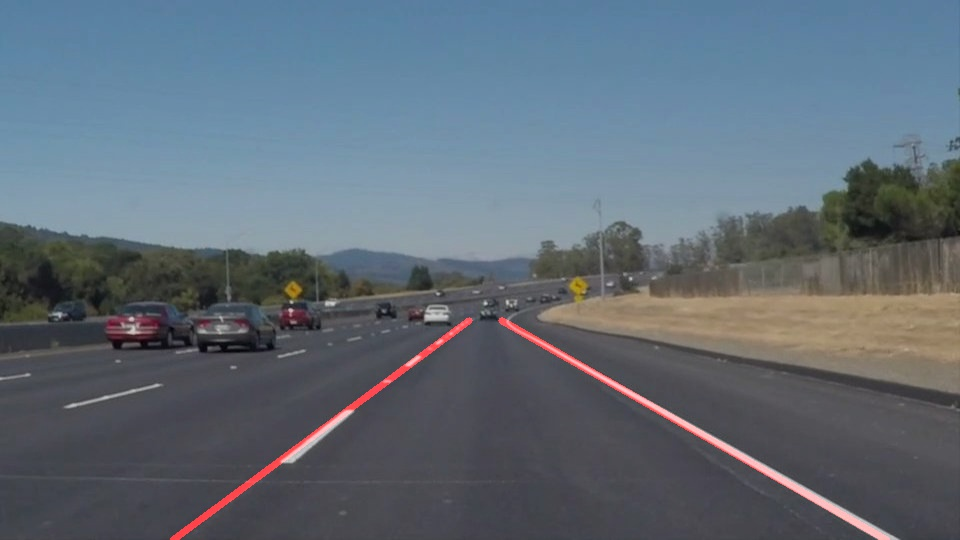
#> input picture test_images/lane_solidWhiteCurve.jpg, 960 x 540 px; its folder holds only this picture in this run
$ jupyter execute --allow-errors P1.ipynb   (shell and % lines are left out)
#> lines starting #> are read from the running program, lines starting #| are printed output that depends on the picture; after the words box and inside, x2 and y2 are one past the last pixel; in counts of white or black regions, pixels touching at a corner belong together
# **Finding Lane Lines on the Road**
***
In this project, you will use the tools you learned about in the lesson to identify lane lines on the road.  You can develop your pipeline on a series of individual images, and later apply the result to a video stream (really just a series of images). Check out the video clip "raw-lines-example.mp4" (also contained in this repository) to see what the output should look like after using the helper functions below.

Once you have a result that looks roughly like "raw-lines-example.mp4", you'll need to get creative and try to average and/or extrapolate the line segments you've detected to map out the full extent of the lane lines.  You can see an example of the result you're going for in the video "P1_example.mp4".  Ultimately, you would like to draw just one line for the left side of the lane, and one for the right.

---
Let's have a look at our first image called 'test_images/solidWhiteRight.jpg'.  Run the 2 cells below (hit Shift-Enter or the "play" button above) to display the image.

**Note** If, at any point, you encounter frozen display windows or other confounding issues, you can always start again with a clean slate by going to the "Kernel" menu above and selecting "Restart & Clear Output".

---

**The tools you have are color selection, region of interest selection, grayscaling, Gaussian smoothing, Canny Edge Detection and Hough Tranform line detection.  You  are also free to explore and try other techniques that were not presented in the lesson.  Your goal is piece together a pipeline to detect the line segments in the image, then average/extrapolate them and draw them onto the image for display (as below).  Once you have a working pipeline, try it out on the video stream below.**

---

<figure>

 <figcaption>
 <p></p>
 <p style="text-align: center;"> Your output should look something like this (above) after detecting line segments using the helper functions below </p>
 </figcaption>
</figure>
 <p></p>
<figure>

 <figcaption>
 <p></p>
 <p style="text-align: center;"> Your goal is to connect/average/extrapolate line segments to get output like this</p>
 </figcaption>
</figure>

[cell 1]
#importing some useful packages
import matplotlib.pyplot as plt
import matplotlib.image as mpimg
import numpy as np
import cv2

#> (a cell that did not finish here is left out)

**Some OpenCV functions (beyond those introduced in the lesson) that might be useful for this project are:**

`cv2.inRange()` for color selection
`cv2.fillPoly()` for regions selection
`cv2.line()` to draw lines on an image given endpoints
`cv2.addWeighted()` to coadd / overlay two images
`cv2.cvtColor()` to grayscale or change color
`cv2.imwrite()` to output images to file
`cv2.bitwise_and()` to apply a mask to an image

**Check out the OpenCV documentation to learn about these and discover even more awesome functionality!**

Below are some helper functions to help get you started. They should look familiar from the lesson!

[cell 3]
import math

def grayscale(img):
    """Applies the Grayscale transform
    This will return an image with only one color channel
    but NOTE: to see the returned image as grayscale
    (assuming your grayscaled image is called 'gray')
    you should call plt.imshow(gray, cmap='gray')"""
    return cv2.cvtColor(img, cv2.COLOR_RGB2GRAY)
    # Or use BGR2GRAY if you read an image with cv2.imread()
    # return cv2.cvtColor(img, cv2.COLOR_BGR2GRAY)

def canny(img, low_threshold, high_threshold):
    """Applies the Canny transform"""
    return cv2.Canny(img, low_threshold, high_threshold)

def gaussian_blur(img, kernel_size):
    """Applies a Gaussian Noise kernel"""
    return cv2.GaussianBlur(img, (kernel_size, kernel_size), 0)

def region_of_interest(img, vertices):
    """
    Applies an image mask.

    Only keeps the region of the image defined by the polygon
    formed from `vertices`. The rest of the image is set to black.
    """
    #defining a blank mask to start with
    mask = np.zeros_like(img)

    #defining a 3 channel or 1 channel color to fill the mask with depending on the input image
    if len(img.shape) > 2:
        channel_count = img.shape[2]  # i.e. 3 or 4 depending on your image
        ignore_mask_color = (255,) * channel_count
    else:
        ignore_mask_color = 255

    #filling pixels inside the polygon defined by "vertices" with the fill color
    cv2.fillPoly(mask, vertices, ignore_mask_color)

    #returning the image only where mask pixels are nonzero
    masked_image = cv2.bitwise_and(img, mask)
    return masked_image


def draw_lines(img, lines, color=[255, 0, 0], thickness=5):
    """
    NOTE: this is the function you might want to use as a starting point once you want to
    average/extrapolate the line segments you detect to map out the full
    extent of the lane (going from the result shown in raw-lines-example.mp4
    to that shown in P1_example.mp4).

    Think about things like separating line segments by their
    slope ((y2-y1)/(x2-x1)) to decide which segments are part of the left
    line vs. the right line.  Then, you can average the position of each of
    the lines and extrapolate to the top and bottom of the lane.

    This function draws `lines` with `color` and `thickness`.
    Lines are drawn on the image inplace (mutates the image).
    If you want to make the lines semi-transparent, think about combining
    this function with the weighted_img() function below
    """
    left_point = []
    right_point = []
    for line in lines:
        for x1,y1,x2,y2 in line:
            slope = (y2-y1) / (x2-x1)
            if -0.2 > slope > -0.8:
                left_point.append((x1,y1))
                left_point.append((x2,y2))
            elif 0.2 < slope < 0.8:
                right_point.append((x1,y1))
                right_point.append((x2,y2))

    draw_fit_line(left_point, img, color, thickness)
    draw_fit_line(right_point, img, color, thickness)


def draw_fit_line(points, img, color, thickness):
    [vx,vy,x,y] = cv2.fitLine(np.array(points),cv2.DIST_L2,0,0.01,0.01)

    x_up = x - (y-320) / vy * vx
    x_bottom = x - (y - img.shape[0]) / vy * vx

    cv2.line(img, (x_up, 320), (x_bottom, img.shape[0]), color, thickness)

def hough_lines(img, rho, theta, threshold, min_line_len, max_line_gap):
    """
    `img` should be the output of a Canny transform.

    Returns an image with hough lines drawn.
    """
    lines = cv2.HoughLinesP(img, rho, theta, threshold, np.array([]), minLineLength=min_line_len, maxLineGap=max_line_gap)
    line_img = np.zeros((img.shape[0], img.shape[1], 3), dtype=np.uint8)
    draw_lines(line_img, lines)
    return line_img

# Python 3 has support for cool math symbols.

# [13 lines left out: function weighted_img, not called in this run]

## Test on Images

Now you should build your pipeline to work on the images in the directory "test_images"
**You should make sure your pipeline works well on these images before you try the videos.**

[cell 4]
import os
os.listdir("test_images/")

run your solution on all test_images and make copies into the test_images directory).

[cell 5]
# TODO: Build your pipeline that will draw lane lines on the test_images
# then save them to the test_images directory.
def find_lane(image_name):
#> called with image_name = 'lane_solidWhiteCurve.jpg'
    image = mpimg.imread('test_images/' + image_name)
#> image is the input picture: shape (540, 960, 3); mean R, G, B 96.3, 107.6, 118.4

    gray = grayscale(image)
#> in grayscale, `return cv2.cvtColor(img, cv2.COLOR_RGB2GRAY)`:
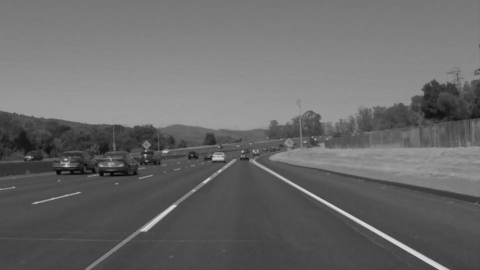
#> returned value: shape (540, 960) (shown at 1/2 size); min 3, max 220, mean 105.4

    # Define a kernel size and apply Gaussian smoothing
    kernel_size = 5
    blur_gray = gaussian_blur(gray,kernel_size)

    # Define our parameters for Canny and apply
    low_threshold = 50
    high_threshold = 150
    edges = canny(blur_gray, low_threshold, high_threshold)
#> in canny, `return cv2.Canny(img, low_threshold, high_threshold)`:
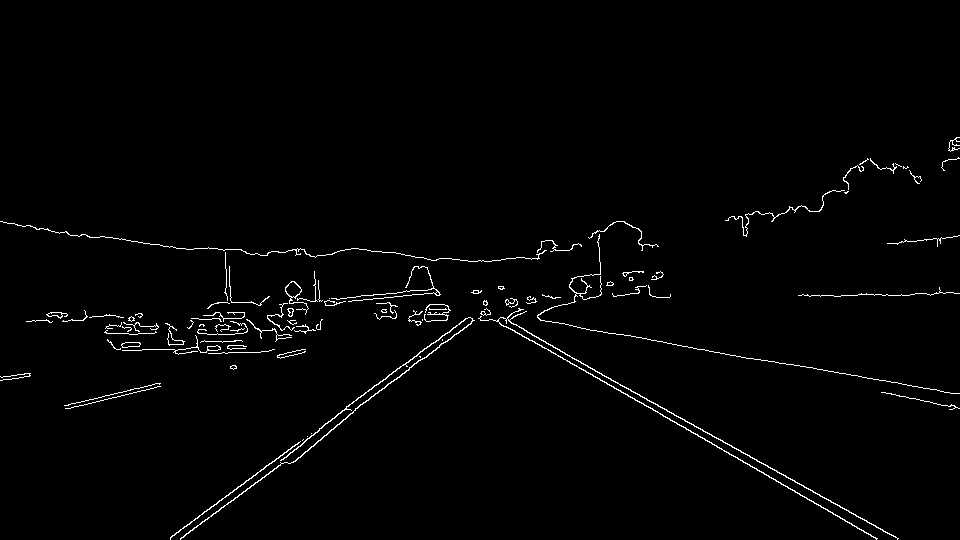
#> returned value: shape (540, 960); 1.5% white in thin lines or dots, all inside (x1, y1, x2, y2) = (0, 137, 960, 540)

    # This time we are defining a four sided polygon to mask
    imshape = image.shape
    vertices = np.array([[(100,imshape[0]),(450, 325), (490, 320), (imshape[1],imshape[0])]], dtype=np.int32)
    masked_edges = region_of_interest(edges, vertices)
#> in region_of_interest, `cv2.fillPoly(mask, vertices, ignore_mask_color)`:
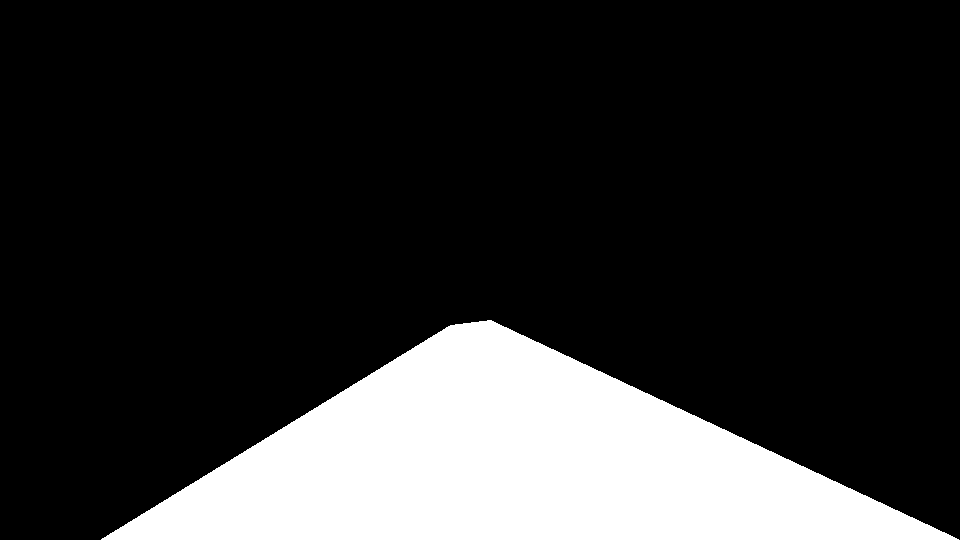
#> mask: shape (540, 960); 18.9% white; 1 white region, box (x1, y1, x2, y2) and area: (101, 320, 959, 540) 98106
#> in region_of_interest, `masked_image = cv2.bitwise_and(img, mask)`:
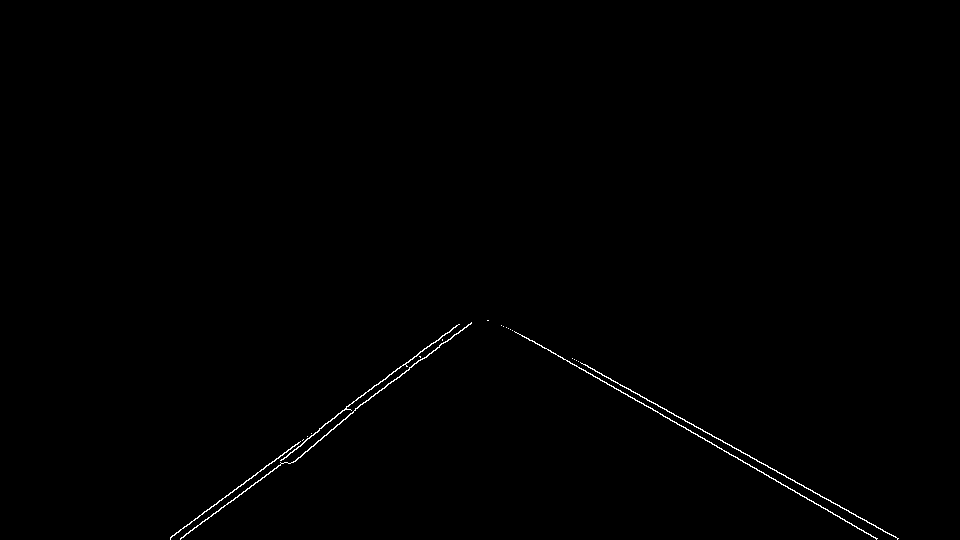
#> masked_image: shape (540, 960); 0.41% white in thin lines or dots, all inside (x1, y1, x2, y2) = (170, 320, 899, 540)

    # Define the Hough transform parameters
    rho = 2 # distance resolution in pixels of the Hough grid
    theta = np.pi/180 # angular resolution in radians of the Hough grid
    threshold = 50     # minimum number of votes (intersections in Hough grid cell)
    min_line_length = 5 #minimum number of pixels making up a line
    max_line_gap = 200    # maximum gap in pixels between connectable line segments
    line_image = hough_lines(masked_edges, rho, theta, threshold, min_line_length, max_line_gap)
#> in hough_lines, `lines = cv2.HoughLinesP(img, rho, theta, threshold, np.array([]), minL..`: lines = 14 rows, first 6: [534, 341, 876, 538], [578, 361, 898, 538], [204, 511, 408, 362], [207, 519, 456, 325], [207, 509, 470, 324], [293, 462, 455, 326]
#> the loop in draw_lines, `for line in lines:` made 14 passes
#> after the loop in draw_lines, `for line in lines:`: left_point = [(204, 511), (408, 362), (207, 519), (456, 325), (207, 509), (470, 324), (170, 537), (408, 370), (280, 465), (471, 322), (180, 538), (400, 366), (183, 537), (442, 335), (191, 521), (503, 326)]; right_point = [(534, 341), (876, 538), (578, 361), (898, 538), (532, 340), (600, 380), (572, 358), (897, 538)]
#> in draw_fit_line, `[vx,vy,x,y] = cv2.fitLine(np.array(points),cv2.DIST_L2,0,0.01,0.01)`: vx = [0.812]; vy = [-0.584]; x = [323.8]; y = [429.2]
#> in draw_fit_line, `x_up = x - (y-320) / vy * vx`: x_up = [475.5]
#> in draw_fit_line, `x_bottom = x - (y - img.shape[0]) / vy * vx`: x_bottom = [169.8]

    lines_edges = weighted_img(line_image, image)
    lines_edges = cv2.cvtColor(lines_edges, cv2.COLOR_BGR2RGB)
    cv2.imwrite('test_images/lane_' + image_name, lines_edges)

#> (the rest of this cell did not finish here and is left out)

$ run again, on test_images/lane_solidYellowLeft.jpg
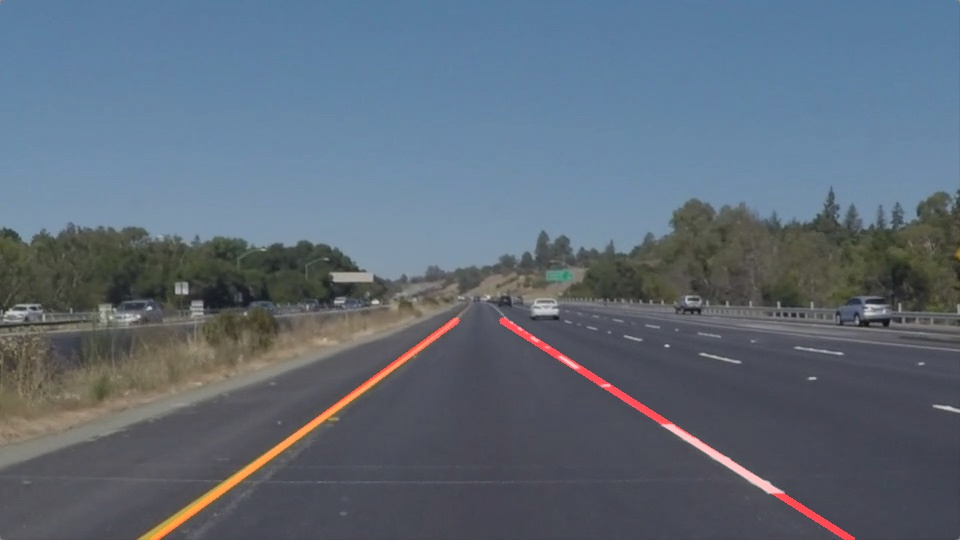
#> input picture test_images/lane_solidYellowLeft.jpg, 960 x 540 px
#> in find_lane, image is the input picture: shape (540, 960, 3); mean R, G, B 94.5, 106.9, 120.6
#> in canny, `return cv2.Canny(img, low_threshold, high_threshold)`:
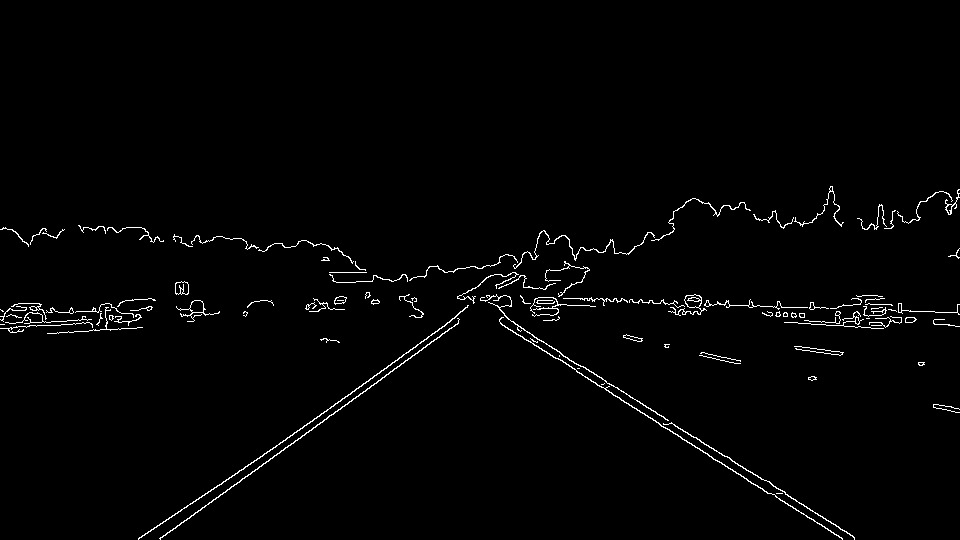
#> returned value: shape (540, 960); 1.5% white in thin lines or dots, all inside (x1, y1, x2, y2) = (0, 186, 960, 540)
#> mask: shape (540, 960); 18.9% white; 1 white region, box (x1, y1, x2, y2) and area: (101, 320, 959, 540) 98106
#> in region_of_interest, `masked_image = cv2.bitwise_and(img, mask)`:
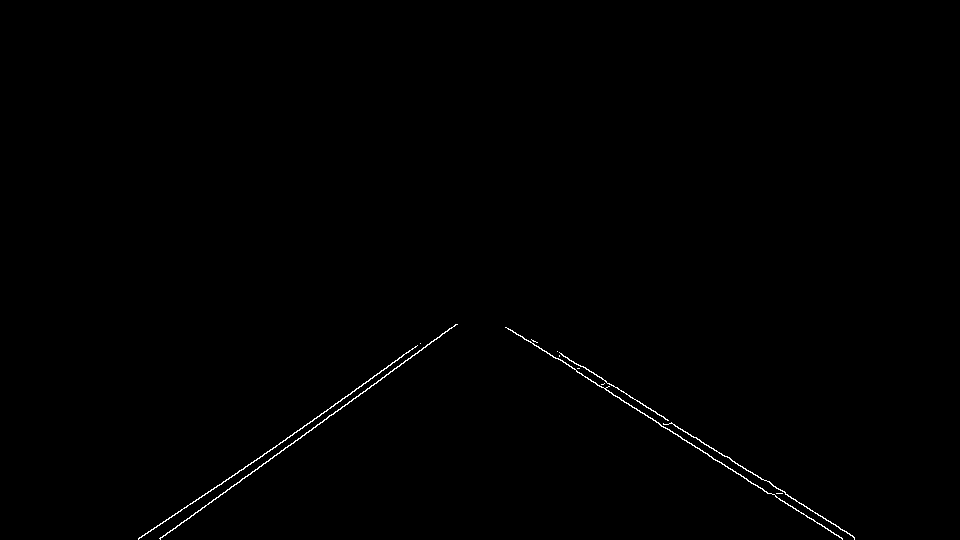
#> masked_image: shape (540, 960); 0.39% white in thin lines or dots, all inside (x1, y1, x2, y2) = (138, 324, 855, 540)
#> lines = [[160, 538, 455, 324], [557, 351, 852, 535], [505, 327, 841, 537], [165, 521, 420, 343], [234, 475, 361, 386], [508, 328, 774, 494], [561, 354, 854, 537], [138, 538, 328, 409], [559, 355, 842, 539], [140, 537, 376, 383], [661, 426, 743, 476], [160, 539, 456, 324]]
#> the loop in draw_lines, `for line in lines:` made 12 passes
#> after the loop in draw_lines, `for line in lines:`: left_point = [(160, 538), (455, 324), (165, 521), (420, 343), (234, 475), (361, 386), (138, 538), (328, 409), (140, 537), (376, 383), (160, 539), (456, 324)]; right_point = [(557, 351), (852, 535), (505, 327), (841, 537), (508, 328), (774, 494), (561, 354), (854, 537), (559, 355), (842, 539), (661, 426), (743, 476)]
#> vx = [0.82]; vy = [-0.573]; x = [282.8]; y = [443.1]
#> x_up = [458.9]
#> x_bottom = [144.1]

$ run again, on test_images/lane_whiteCarLaneSwitch.jpg
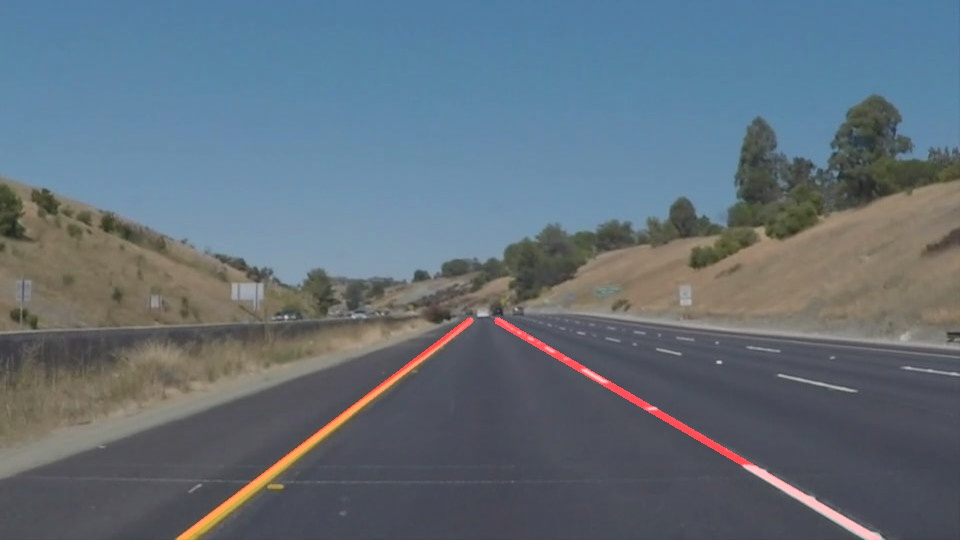
#> input picture test_images/lane_whiteCarLaneSwitch.jpg, 960 x 540 px
#> in find_lane, image is the input picture: shape (540, 960, 3); mean R, G, B 98.2, 111.4, 122.4
#> in canny, `return cv2.Canny(img, low_threshold, high_threshold)`:
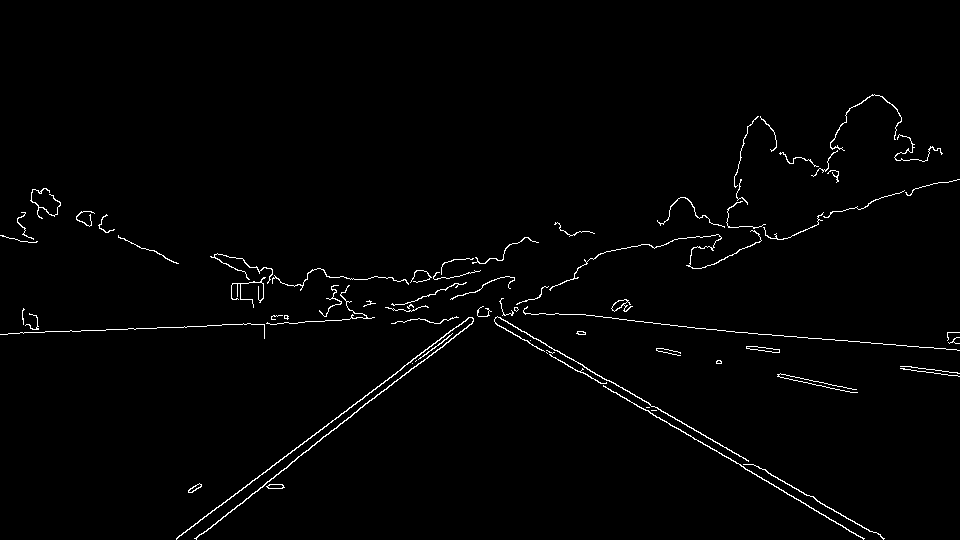
#> returned value: shape (540, 960); 1.4% white in thin lines or dots, all inside (x1, y1, x2, y2) = (0, 94, 960, 540)
#> mask: shape (540, 960); 18.9% white; 1 white region, box (x1, y1, x2, y2) and area: (101, 320, 959, 540) 98106
#> in region_of_interest, `masked_image = cv2.bitwise_and(img, mask)`:
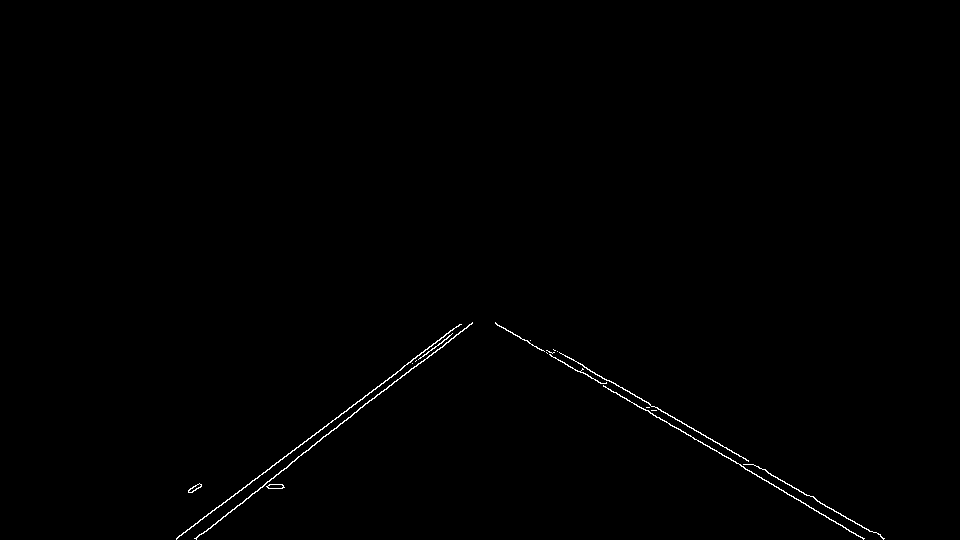
#> masked_image: shape (540, 960); 0.43% white in thin lines or dots, all inside (x1, y1, x2, y2) = (176, 322, 885, 540)
#> lines = [[196, 538, 472, 323], [496, 324, 808, 505], [176, 538, 460, 324], [569, 357, 884, 538], [553, 349, 883, 539], [328, 434, 449, 336], [603, 383, 863, 539], [196, 539, 435, 346], [517, 336, 748, 464], [269, 488, 421, 361], [294, 461, 451, 334]]
#> the loop in draw_lines, `for line in lines:` made 11 passes
#> after the loop in draw_lines, `for line in lines:`: left_point = [(196, 538), (472, 323), (176, 538), (460, 324)]; right_point = [(496, 324), (808, 505), (569, 357), (884, 538), (553, 349), (883, 539), (603, 383), (863, 539), (517, 336), (748, 464)]
#> vx = [0.794]; vy = [-0.607]; x = [326]; y = [430.8]
#> x_up = [470.9]
#> x_bottom = [183.1]
